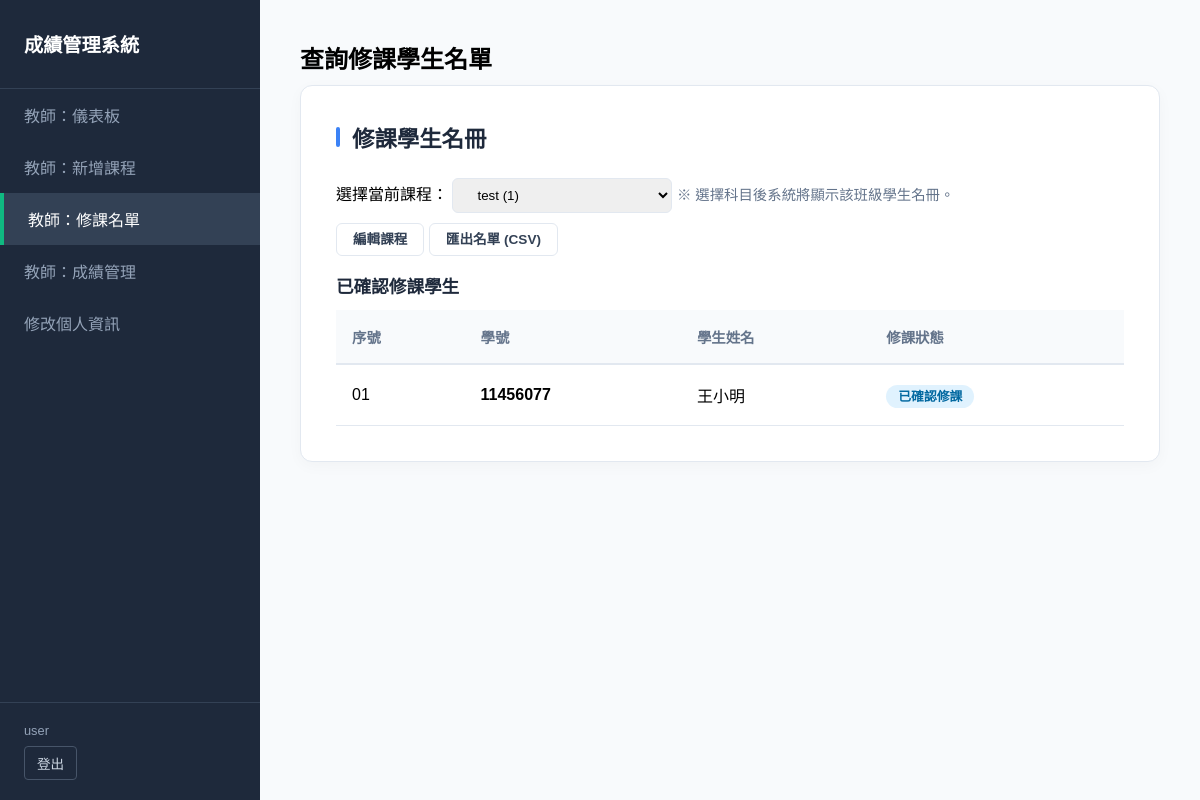
/accounts/teacher/course/9/students/ (signed in), run on an earlier commit of the app's database.
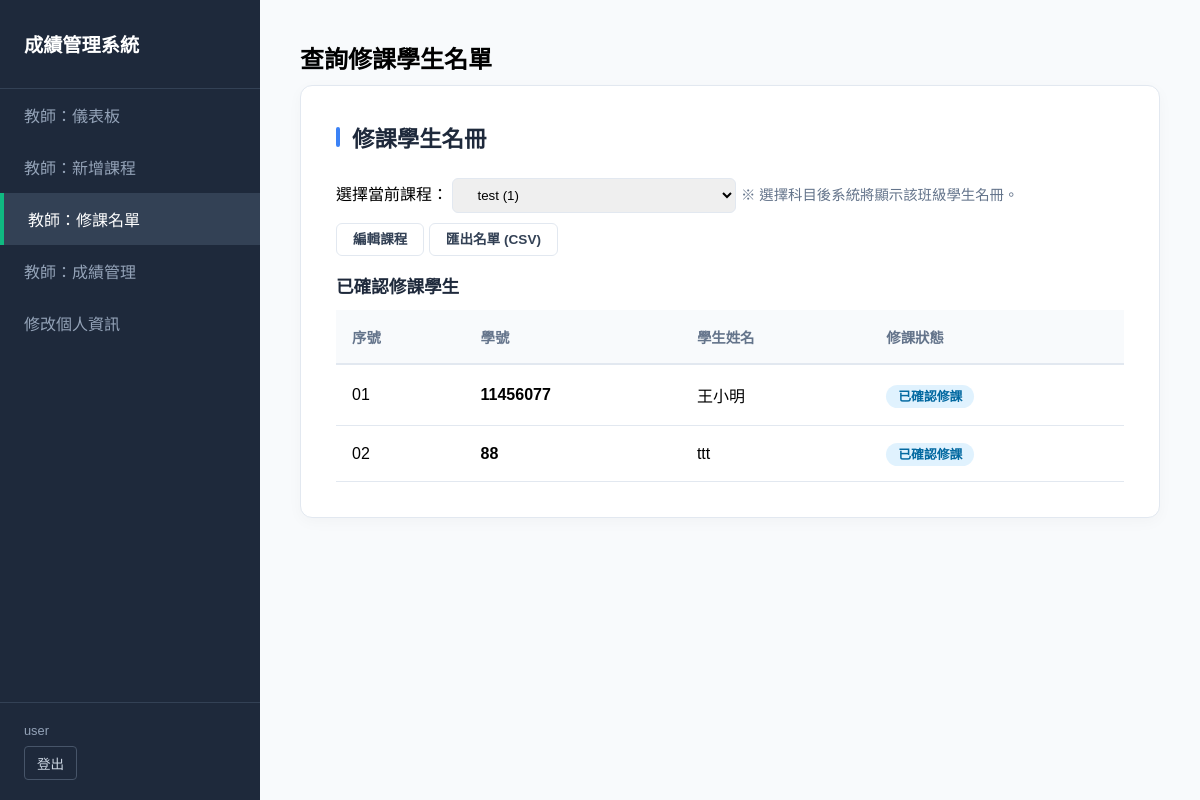
And on a later commit of the database.
### grades/models.py (models this page shows, shortened)
class Enrollment(models.Model):
    student = models.ForeignKey(User, on_delete=models.CASCADE, verbose_name="學生", related_name='enrollments')
    course = models.ForeignKey(Course, on_delete=models.CASCADE, verbose_name="課程", related_name='enrollments')
    semester = models.CharField(max_length=20, blank=True, default='', verbose_name="學期")
    approved = models.BooleanField(default=False, verbose_name="審核通過")
    requested_at = models.DateTimeField(default=timezone.now, verbose_name="申請時間")
    midterm_grade = models.DecimalField(
        max_digits=7,
        decimal_places=2,
        null=True,
        blank=True,
        verbose_name="期中成績",
        validators=[MinValueValidator(0)],
    )
    final_grade = models.DecimalField(
        max_digits=7,
        decimal_places=2,
        null=True,
        blank=True,
        verbose_name="期末成績",
        validators=[MinValueValidator(0)],
    )
    class Meta:
        verbose_name = "選課紀錄"
        verbose_name_plural = "選課紀錄管理"

class Profile(models.Model):
    user = models.OneToOneField(User, on_delete=models.CASCADE, related_name='profile')
    full_name = models.CharField(max_length=150, blank=True, verbose_name="姓名")
    avatar = models.ImageField(upload_to='avatars/', null=True, blank=True, verbose_name="個人頭像")
    is_teacher = models.BooleanField(default=False, verbose_name="是否為教師")

### grades/views.py (the view)
# urls.py: path('teacher/course/<int:course_id>/students/', views.teacher_course_students, name='teacher_course_students'),
@user_passes_test(_is_teacher_or_staff)
def teacher_course_students(request, course_id):
    course = get_object_or_404(Course, id=course_id)
    if not (request.user.is_staff or course.teacher == request.user):
        messages.error(request, '沒有權限檢視此課程名單')
        return redirect('teacher_courses')
    if request.user.is_staff:
        courses = Course.objects.order_by('code')
    else:
        courses = Course.objects.filter(teacher=request.user).order_by('code')
    approved_enrollments = Enrollment.objects.filter(course=course, approved=True).select_related('student', 'student__profile')
    pending_enrollments = Enrollment.objects.filter(course=course, approved=False).select_related('student', 'student__profile')
    return render(request, 'uiux/teacher_student_roster.html', {
        'course': course,
        'courses': courses,
        'approved_enrollments': approved_enrollments,
        'pending_enrollments': pending_enrollments,
        'active_nav': 'roster',
    })

### grades/views.py (called while the page is built)
def _is_teacher_or_staff(user):
    if not user.is_authenticated:
        return False
    if user.is_staff:
        return True
    profile = getattr(user, 'profile', None)
    return bool(profile and profile.is_teacher)

### templates/uiux/teacher_student_roster.html (shortened to what this page needs)
{% extends 'uiux/base_teacher.html' %}
{% block content %}
<div style="margin-bottom: 10px;">
    <h1 style="font-size: 1.5rem; margin-bottom: 8px;">查詢修課學生名單</h1>
</div>
{% if not courses %}
<div class="card">
    <p class="empty-msg">您目前沒有任教的課程。<a href="{% url 'create_course' %}">建立課程</a></p>
</div>
{% else %}
<div class="card">
    <h2 class="page-title">修課學生名冊</h2>
    <div class="filter-section" style="justify-content: space-between;">
        <div>
            <label>選擇當前課程：</label>
            <select onchange="if(this.value) window.location.href=this.value;">
                {% for c in courses %}
                <option value="{% url 'teacher_course_students' c.id %}" {% if course.id == c.id %}selected{% endif %}>
                    {{ c.name }} ({{ c.code }})
                </option>
                {% endfor %}
            </select>
            <span class="course-pick-hint">※ 選擇科目後系統將顯示該班級學生名冊。</span>
        </div>
        <div>
            <a href="{% url 'edit_course' course.id %}" class="btn-outline">編輯課程</a>
            <a href="{% url 'export_course_students' course.id %}" class="btn-outline">匯出名單 (CSV)</a>
        </div>
    </div>
    {% if pending_enrollments or approved_enrollments %}
        <div>
            <h3 style="font-size: 1.1rem; color: var(--brand-dark); margin-bottom: 12px;">已確認修課學生</h3>
            <table>
                <thead>
                    <tr>
                        <th>序號</th>
                        <th>學號</th>
                        <th>學生姓名</th>
                        <th>修課狀態</th>
                    </tr>
                </thead>
                <tbody>
                    {% for e in approved_enrollments %}
                    <tr>
                        <td>{{ forloop.counter|stringformat:"02d" }}</td>
                        <td><strong>{{ e.student.username }}</strong></td>
                        <td>{{ e.student.profile.full_name|default:e.student.username }}</td>
                        <td><span class="badge">已確認修課</span></td>
                    </tr>
                    {% endfor %}
                </tbody>
            </table>
        </div>
    {% else %}
    <p class="empty-msg">此課程尚無學生選修。</p>
    {% endif %}
</div>
{% endif %}
{% endblock %}

What changed in the data, as far as the page shows it:
added Enrollment: student.username "88", student.profile.full_name "ttt"
